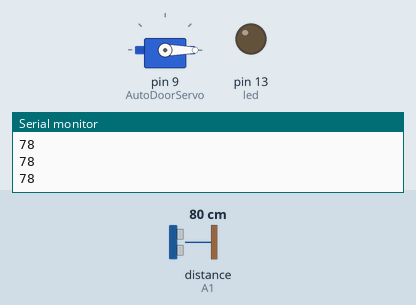
Simulated run of this sketch. Board: Arduino Uno, built with avr-gcc and run on an emulated ATmega328P. Shown: servo, output pins drawn as LEDs (lit = HIGH), the last lines printed to the serial monitor. Wiring (inferred from the names in the program): ultrasonic range finder: trigger A0; echo A1. Inputs (shaded band) come from the test bench; at power-on: distance to the obstacle (sensor on A1) 80 cm. The echo pulse lasts 58.3 µs per cm; pins used as bus, display or sensor lines are not drawn.

Above: at 1.2 s.
1.3 s: distance to the obstacle (sensor on A1) set to 18 cm
2.8 s: distance to the obstacle (sensor on A1) set to 15 cm
At 3.2 s:
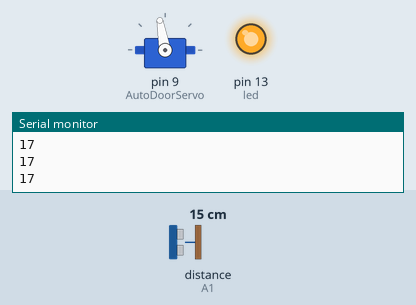
4.3 s: distance to the obstacle (sensor on A1) set to 35 cm
At 6.0 s:
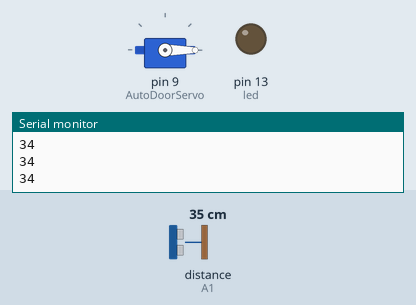
6.3 s: distance to the obstacle (sensor on A1) set to 2 cm
At 7.3 s:
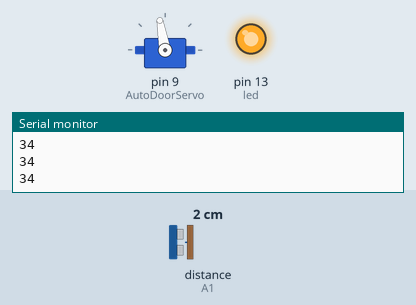
Timing chart, 0 to 8.8 s (numbered marks = the images above; inputs shaded):
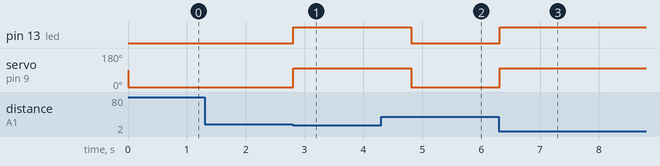

The sketch:

Auto_Door_Open_Ultrasonic.ino
```cpp
#include <Servo.h>
Servo AutoDoorServo;


int trigPinA =A0;
int echoPinA =A1; //Should Be analog
int distanceA;
long durationA;
int led = 13;

void setup(){
 pinMode(trigPinA,OUTPUT);
 pinMode(echoPinA,INPUT);
 pinMode(led, OUTPUT);

 AutoDoorServo.attach(9);
 Serial.begin(9600);

}


void loop() {

digitalWrite(trigPinA,LOW);
delayMicroseconds(2);
digitalWrite(trigPinA,HIGH);
delayMicroseconds(10);
digitalWrite(trigPinA,LOW);
durationA=pulseIn(echoPinA,HIGH);
distanceA = durationA*0.034/2;


if(distanceA <= 15){
  AutoDoorServo.write(100);
  digitalWrite(led, HIGH);
  delay(1000);
}

else{
  AutoDoorServo.write(0);
  digitalWrite(led, LOW);
  delay(15);
}

Serial.println(distanceA);
}
```

Measured:
- the behaviour switches between 17 and 16 cm on distance to the obstacle (sensor on A1) (found by bisection; images 0 and 1)
- after the input at 2.8 s, pin 13 (led): LOW → HIGH at once; servo on pin 9 (AutoDoorServo): 0° → 100° at once
- after the input at 4.3 s, pin 13 (led): HIGH → LOW after 0.51 s; servo on pin 9 (AutoDoorServo): 100° → 0° after 0.51 s
- after the input at 6.3 s, pin 13 (led): LOW → HIGH at once; servo on pin 9 (AutoDoorServo): 0° → 100° at once
